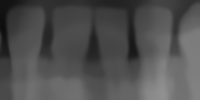
#> input picture _Data/Radiographs/extra/Cropped/lowerTeeth/15_lowerTeeth.png, 200 x 100 px, found by its file name
$ python -i segmentJaw.py   (imports and definitions only)   (Python 2 division)
#> lines starting #> are read from the running program, lines starting #| are printed output that depends on the picture; after the words box and inside, x2 and y2 are one past the last pixel; in counts of white or black regions, pixels touching at a corner belong together
import cv2
import cv2.cv as cv
import numpy as np
import numpy.ma as ma
import matplotlib.pyplot as plt
import math
import PIL
from PIL import Image
import sys
import datetime
from PIL import ImageFilter
import fnmatch
import os

def segmentLower(filename,showImages = False,save=False):


#> called with showImages = False, save = False
    directoryExtra = '_Data/Radiographs/extra/Cropped/'
    file_in = directoryExtra+filename
    '''Load image and resize it to see it better'''
    gray = cv2.imread(file_in,cv2.IMREAD_GRAYSCALE)
#> gray is the input picture: shape (100, 200); min 13, max 145, mean 80.3
    shapeGray = gray.shape
#> shapeGray = (100, 200)
    length = 1000
    r = float(length) / gray.shape[1]
#> r = 5
    dim = (length, int(gray.shape[0] * r))
#> dim = (1000, 500)
    gray = cv2.resize(gray, dim, interpolation = cv2.INTER_AREA)
#> gray: shape (500, 1000)

    width = 100
    height = 100
    grayCut = gray[(int(dim[1]/2)-height):(int(dim[1]/2)+height),(int(dim[0]/2)-width):(int(dim[0]/2)+width)]
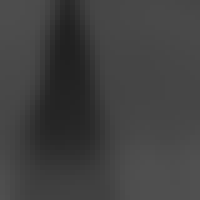
#> grayCut: shape (200, 200); min 33, max 80, mean 64.1
    if showImages == True:
        cv2.imshow('window',gray)

    grayCut = cv2.fastNlMeansDenoising(grayCut,None,8,7,21)


    edges = cv2.Canny(grayCut,10,35)
#> edges: shape (200, 200); every value is 0
    kernel = cv2.getStructuringElement(cv2.MORPH_RECT,(3,3))
    dilation = cv2.dilate(edges,kernel,iterations=1)
    masked = cv2.bitwise_and(grayCut,dilation)


    nonZeroValues = masked[np.nonzero(masked)]
#> nonZeroValues = empty array
    threshold = np.mean(nonZeroValues)
#> threshold = nan
    print threshold
#| nan

    '''
    gray.shape gives (y-axis, x-axis)
    dim gives (x-axis, y-axis)
    CARFEFUL WITH USE!!
    '''

    difference=1000
    x=0

    meanForeground = 0
    meanBackground = 0

    #Iterative thresholding
    while abs(difference)>0.0001:
        meanForeground = 0
        meanBackground = 0
        print 'Done ', x, ' times'
        x+=1

        masked2 = ma.masked_greater(grayCut,threshold)
        meanBackground = masked2.mean()
        other = grayCut[masked2.mask]
        meanForeground = other.mean()

        difference = threshold - (meanForeground + meanBackground) / 2.0
        threshold = (meanForeground + meanBackground) / 2.0
#> this loop made 1 pass
#> (meanBackground, meanForeground, difference, threshold) on pass 1: (64.15, nan, nan, nan)
#> after the loop, x = 1


    ret, imgThreshold = cv2.threshold(grayCut,threshold,1,cv2.THRESH_BINARY)
#> imgThreshold: shape (200, 200); every value is 1
#> ret = -2.15e+09

    imgThreshold=imgThreshold.astype(bool)
    #Adaptive thresholding is made on the masked image after iterative thresholding
    maskedThreshold = np.copy(grayCut)
    maskedThreshold[~imgThreshold] = 0

    #If the C constant is bigger than 0, more white areas are detected


    imgAdaptiveGaussian = cv2.adaptiveThreshold(maskedThreshold,1,
            cv2.ADAPTIVE_THRESH_GAUSSIAN_C,cv2.THRESH_BINARY,51,0)
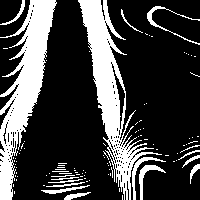
#> imgAdaptiveGaussian: shape (200, 200); values 0 (black) and 1 (white), 26% white; 103 white regions (86 under 20 px), largest, box (x1, y1, x2, y2) and area: (0, 0, 57, 200) 4442, (78, 0, 162, 200) 4293, (147, 6, 200, 45) 231


    imgAdaptiveGaussian = imgAdaptiveGaussian.astype(bool)
    maskedAdaptiveGaussian = np.copy(grayCut)

    maskedAdaptiveGaussian[~imgAdaptiveGaussian] = 0
    imgAdaptiveGaussian = imgAdaptiveGaussian.astype(int)*255
    imgAdaptiveGaussian = imgAdaptiveGaussian.astype('uint8')

    [n,d] = imgAdaptiveGaussian.shape
#> n = 200; d = 200

    suma = np.zeros((n))
#> suma = 200 values from 0 to 0
    #Horizontal projection
    for i in range(n):

        for j in range(d):

            suma[i] += imgAdaptiveGaussian[i,j]
#> after the loop, suma = 200 values, max 19380 at index 169, min 7650 at index 133, mean 13239.6


    minimum = min(suma)
#> minimum = 7650
    indeces = []
    #The horizontal projections with a value of 3 times the minimum are taken
    #If the minimum was 0, the threshold is 2000
    #(these thresholds were adapted experimentally)
    if minimum ==0:
        for i in range(n):
            if suma[i] <= 2000: indeces.append(i)
    else:
        for i in range(n):
            if suma[i] <= minimum*3: indeces.append(i)
#> after the loop, indeces = 200 values from 0 to 199


    imgAdaptiveGaussian = cv2.cvtColor(imgAdaptiveGaussian,cv2.COLOR_GRAY2BGR)

    for i in range(len(indeces)):
        cv2.line(imgAdaptiveGaussian,(0,indeces[i]),(d,indeces[i]),(0,255,0),2)
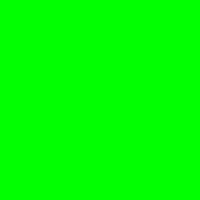
#> imgAdaptiveGaussian: shape (200, 200, 3); mean B, G, R 0, 255, 0

    if showImages == True:

        cv2.imshow('Green',imgAdaptiveGaussian)


    if save:
        cv2.imwrite(directoryExtra+'lowerTeeth/'+filename[:len(filename)-12]+'_jawSegmentation.png',imgAdaptiveGaussian)


    #Now I crop the lower jaw and try to fin the teeth separation

    if len(indeces) > 1:
        cut = (int(np.mean(indeces))+np.max(indeces))/2
#> cut = 149
        cut = (int(dim[1]/2)-height) + cut
#> cut = 299
        #This is the place where I will segment the jaw
    else: cut=int(dim[1]/2-height+indeces[0])


    width = 100
    height = 100
    grayCut = gray[(cut):cut+height,(int(dim[0]/2)-width):(int(dim[0]/2)+width)]
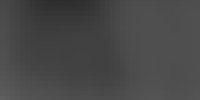
#> grayCut: shape (100, 200); min 44, max 95, mean 71.9

    grayCut = cv2.fastNlMeansDenoising(grayCut,None,8,7,21)


    edges = cv2.Canny(grayCut,10,35)
#> edges: shape (100, 200); every value is 0
    kernel = cv2.getStructuringElement(cv2.MORPH_RECT,(3,3))
#> kernel = [[1, 1, 1], [1, 1, 1], [1, 1, 1]]
    dilation = cv2.dilate(edges,kernel,iterations=1)
    masked = cv2.bitwise_and(grayCut,dilation)
    cv2.imshow('edges2',dilation)

    nonZeroValues = masked[np.nonzero(masked)]
    threshold = np.mean(nonZeroValues)
    print threshold
#| nan

    '''
    gray.shape gives (y-axis, x-axis)
    dim gives (x-axis, y-axis)
    CARFEFUL WITH USE!!
    '''

    difference=1000
    x=0

    meanForeground = 0
    meanBackground = 0

    #Iterative thresholding
    while abs(difference)>0.0001:
        meanForeground = 0
        meanBackground = 0
        print 'Done ', x, ' times'
        x+=1

        masked2 = ma.masked_greater(grayCut,threshold)
        meanBackground = masked2.mean()
        other = grayCut[masked2.mask]
        meanForeground = other.mean()

        difference = threshold - (meanForeground + meanBackground) / 2.0
        threshold = (meanForeground + meanBackground) / 2.0
#> this loop made 1 pass
#> (meanBackground, meanForeground, difference, threshold) on pass 1: (71.89, nan, nan, nan)
#> after the loop, x = 1


    ret, imgThreshold = cv2.threshold(grayCut,threshold,1,cv2.THRESH_BINARY)
#> imgThreshold: shape (100, 200); every value is 1

    imgThreshold=imgThreshold.astype(bool)
    #Adaptive thresholding is made on the masked image after iterative thresholding

    maskedThreshold = np.copy(grayCut)
    maskedThreshold[~imgThreshold] = 0

    #If the C constant is bigger than 0, more white areas are detected


    imgAdaptiveGaussian = cv2.adaptiveThreshold(maskedThreshold,1,
            cv2.ADAPTIVE_THRESH_GAUSSIAN_C,cv2.THRESH_BINARY,51,0)
#> imgAdaptiveGaussian: shape (100, 200); values 0 (black) and 1 (white), 20.6% white; 107 white regions (85 under 20 px), largest, box (x1, y1, x2, y2) and area: (0, 0, 24, 100) 1089, (111, 0, 138, 77) 696, (27, 84, 116, 100) 679


    imgAdaptiveGaussian = imgAdaptiveGaussian.astype(bool)
    maskedAdaptiveGaussian = np.copy(grayCut)
    print grayCut.shape
#| (100, 200)
    print imgAdaptiveGaussian.shape
#| (100, 200)
    maskedAdaptiveGaussian[~imgAdaptiveGaussian] = 0
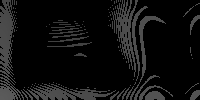
#> maskedAdaptiveGaussian: shape (100, 200); min 0, max 91, mean 15.7
    imgAdaptiveGaussian = imgAdaptiveGaussian.astype(int)*255
    imgAdaptiveGaussian = imgAdaptiveGaussian.astype('uint8')

    [n,d] = imgAdaptiveGaussian.shape
#> n = 100

    if showImages == True:

        cv2.imshow('window2',grayCut)

    if save:

        cv2.imwrite(directoryExtra+'lowerTeeth/'+filename[:len(filename)-12]+'_lowerTeeth.png',grayCut)


    suma2 = np.zeros((d))
#> suma2 = 200 values from 0 to 0
    #Vertical projection
    for j in range(d):

        for i in range(n):

            suma2[j] += imgAdaptiveGaussian[i,j]
#> after the loop, suma2 = 200 values, max 23460 at index 5, min 0 at index 173, mean 5244.1


    #The vertical projections with a value of 2 times the minimum are taken
    #If the minimum was 0, the threshold is 2000
    #(these thresholds were adapted experimentally)

    minimum = min(suma2)
#> minimum = 0
    indeces2 = []
    if minimum ==0:
        for i in range(d):
            if suma2[i] <= 2000: indeces2.append(i)
#> after the loop, indeces2 = 56 values from 18 to 189
    else:
        for i in range(d):
            if suma2[i] <= minimum*2: indeces2.append(i)


    imgAdaptiveGaussian2 = cv2.cvtColor(imgAdaptiveGaussian,cv2.COLOR_GRAY2BGR)

    for i in range(len(indeces2)):
        cv2.line(imgAdaptiveGaussian2,(indeces2[i],0),(indeces2[i],n),(0,255,0),2)
#> this loop made 56 passes
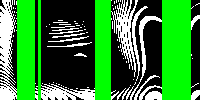
#> imgAdaptiveGaussian2: shape (100, 200, 3); mean B, G, R 48.9, 133, 48.9

    if showImages == True:

        cv2.imshow('Green2',imgAdaptiveGaussian2)

    if save:

        cv2.imwrite(directoryExtra+'lowerTeeth/'+filename[:len(filename)-12]+'_lowerTeethSeparation.png',imgAdaptiveGaussian2)

    meanValue = int(round(np.mean(indeces2)))
#> meanValue = 117

    imgAdaptiveGaussian3 = cv2.cvtColor(imgAdaptiveGaussian,cv2.COLOR_GRAY2BGR)

    if showImages == True:

        cv2.line(imgAdaptiveGaussian3,(meanValue,0),(meanValue,n),(0,255,0),2)

        cv2.imshow('Green3',imgAdaptiveGaussian3)

    meanValue = int(round((dim[0]/2-width+meanValue+dim[0]/2)/2.0))
#> meanValue = 508

    point = np.array([cut,meanValue])
#> point = [299, 508]

    gray2 = gray.copy()
    gray2 = gray2[(point[0]):point[0]+200,(point[1]-width):(point[1]+width)]
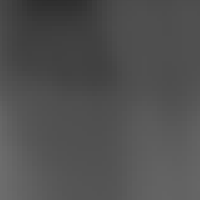
#> gray2: shape (200, 200); min 44, max 108, mean 80.5

    if save:

        cv2.imwrite(directoryExtra+'lowerTeeth/'+filename[:len(filename)-12]+'_lowerTeethFinal.png',gray2)

    cv2.imshow('final',gray2)
    print n, d
#| 100 200

    point[0] *= float(shapeGray[0])/dim[1]
    point[1] *= float(shapeGray[1])/dim[0]

    return point


# [279 lines left out: function segmentUpper, not called in this run]


# [8 lines not run here, left out]


>>> result = segmentLower('_Data/Radiographs/extra/Cropped/lowerTeeth/15_lowerTeeth.png')
#> result = [59, 101]
